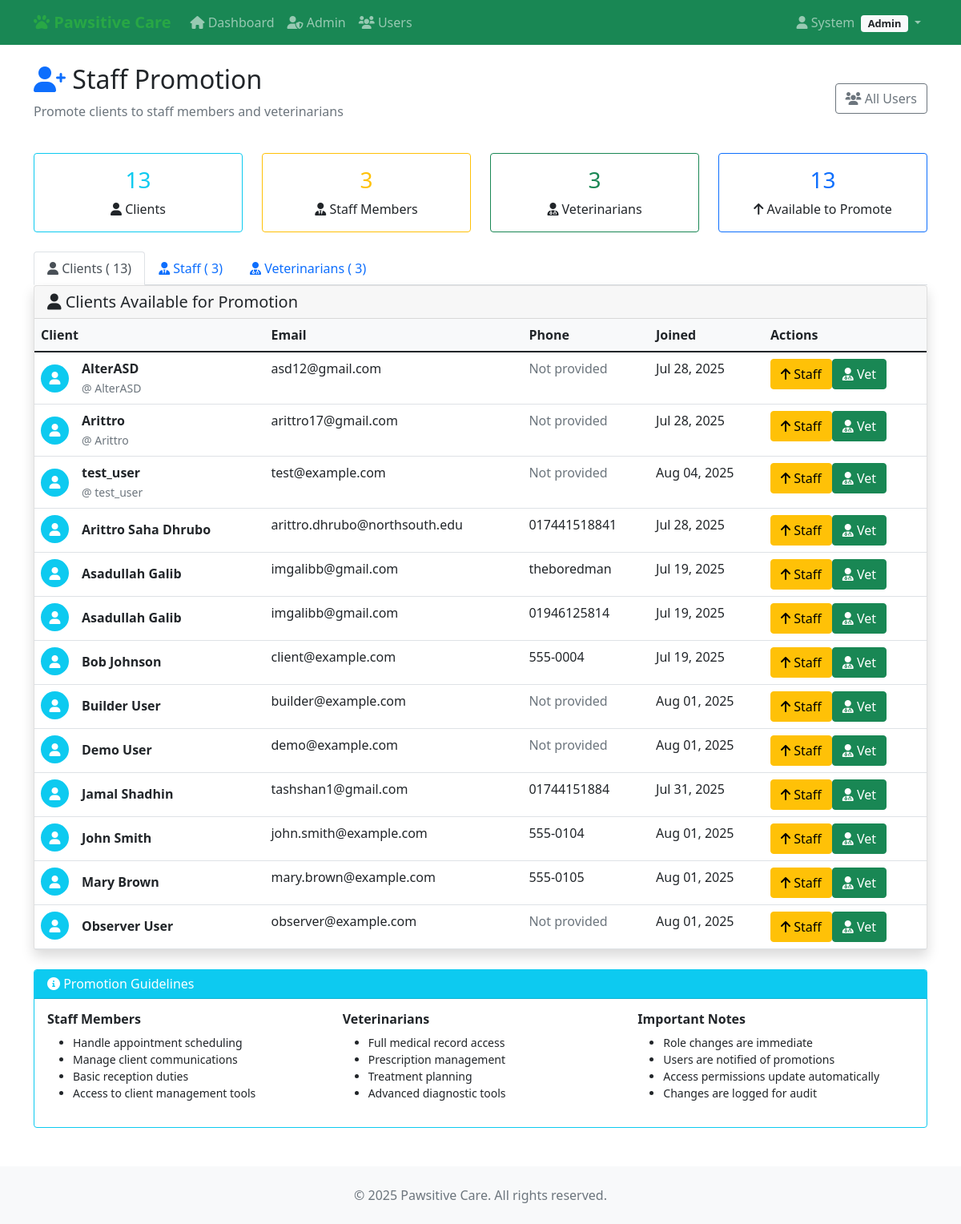
The page /accounts/promote-clients/ (signed in) on the database as committed earlier.
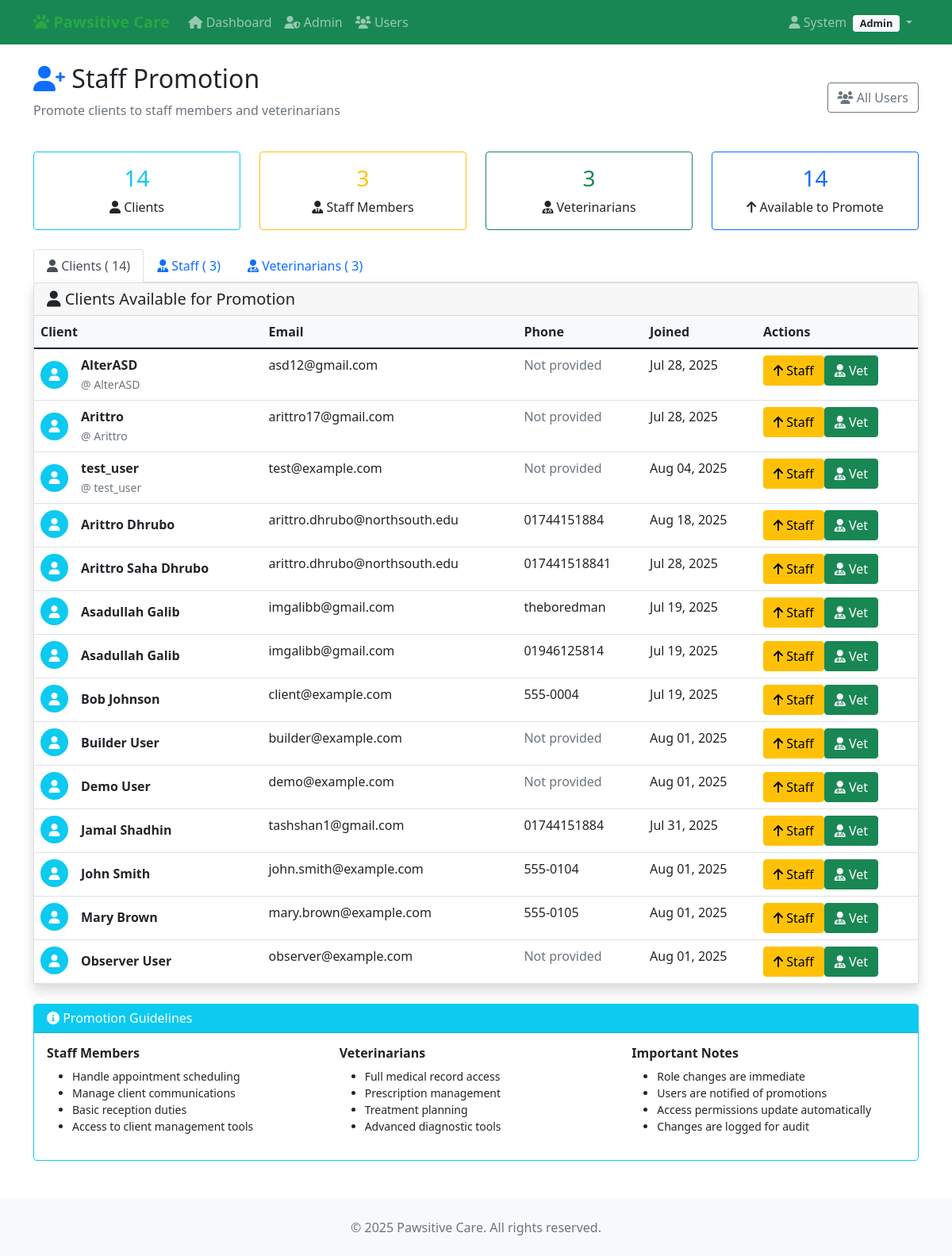
The same page on the database as committed later.
### accounts/models.py (models this page shows, shortened)
class CustomUser(AbstractUser):
    ROLE_CHOICES = [
        ('admin', 'Admin'),
        ('vet', 'Veterinarian'),
        ('staff', 'Staff'),
        ('client', 'Client'),
    ]
    phone = models.CharField(max_length=20, blank=False)
    address = models.TextField(blank=False)
    role = models.CharField(max_length=10, choices=ROLE_CHOICES, default='client')
    def is_admin(self):
        return self.role == 'admin'

### accounts/views.py (the view, shortened to what this page needs)
# urls.py: path('promote-clients/', promote_clients, name='promote_clients'),
@admin_required
def promote_clients(request):
    from django.contrib.auth import get_user_model
    from django.http import JsonResponse
    User = get_user_model()
    clients = User.objects.filter(role='client').order_by('first_name', 'last_name', 'username')
    staff_members = User.objects.filter(role='staff').order_by('first_name', 'last_name', 'username')
    vets = User.objects.filter(role='vet').order_by('first_name', 'last_name', 'username')
    stats = {
        'client_count': clients.count(),
        'staff_count': staff_members.count(),
        'vet_count': vets.count(),
        'total_promotable': clients.count(),
    }
    context = {
        'clients': clients,
        'staff_members': staff_members,
        'vets': vets,
        'stats': stats,
    }
    return render(request, 'accounts/promote_clients.html', context)

### petmedia/context_processors.py (called while the page is built)
def recent_blog_posts(request):
    try:
        recent_posts = repo_manager.posts.get_recent_posts(limit=3)
        return {'recent_blog_posts': recent_posts}
    except Exception:
        return {'recent_blog_posts': []}

def blog_stats(request):
    try:
        if request.user.is_authenticated:
            user_posts_count = repo_manager.posts.get_by_author(request.user).count()
            return {'user_blog_posts_count': user_posts_count}
        return {'user_blog_posts_count': 0}
    except Exception:
        return {'user_blog_posts_count': 0}

### petmedia/patterns/repository.py (called while the page is built)
    def get_by_author(self, author: 'User') -> QuerySet['BlogPost']:
        return self.model.objects.filter(
            author=author
        ).select_related('category', 'related_pet')

    def get_recent_posts(self, limit: int = 10) -> QuerySet['BlogPost']:
        return self.model.objects.filter(
            is_published=True
        ).order_by('-created_at')[:limit].select_related('author', 'category', 'related_pet')

    @property
    def posts(self) -> BlogPostRepository:
        if self._post_repo is None:
            self._post_repo = BlogPostRepository()
        return self._post_repo

### accounts/templates/accounts/promote_clients.html (shortened to what the changed rows need)
{% extends 'accounts/base.html' %}
{% block content %}
<div class="row">
  <div class="col-12">
    <div class="d-flex justify-content-between align-items-center mb-4">
      <div>
        <h2><i class="fas fa-user-plus text-primary"></i> Staff Promotion</h2>
      </div>
    </div>
  </div>
</div>
<div class="row mb-4">
  <div class="col-md-3">
    <div class="card border-info">
      <div class="card-body text-center">
        <h3 class="text-info">
          {{ stats.client_count }}
        </h3>
        <p class="mb-0"><i class="fas fa-user"></i> Clients</p>
      </div>
    </div>
  </div>
  <div class="col-md-3">
    <div class="card border-primary">
      <div class="card-body text-center">
        <h3 class="text-primary">
          {{ stats.total_promotable }}
        </h3>
        <p class="mb-0"><i class="fas fa-arrow-up"></i> Available to Promote</p>
      </div>
    </div>
  </div>
</div>
<ul class="nav nav-tabs" id="promotionTabs" role="tablist">
  <li class="nav-item" role="presentation">
    <button class="nav-link active" id="clients-tab" data-bs-toggle="tab" data-bs-target="#clients-pane" type="button" role="tab" aria-controls="clients-pane" aria-selected="true">
      <i class="fas fa-user"></i> Clients (
      {{ stats.client_count }})
    </button>
  </li>
</ul>
<div class="tab-content" id="promotionTabContent">
  <div class="tab-pane fade show active" id="clients-pane" role="tabpanel" aria-labelledby="clients-tab">
    <div class="card shadow">
      <div class="card-body p-0">
        {% if clients %}
        <div class="table-responsive">
          <table class="table table-hover mb-0">
            <thead class="bg-light">
              <tr>
                <th>Client</th>
                <th>Email</th>
                <th>Phone</th>
                <th>Joined</th>
                <th>Actions</th>
              </tr>
            </thead>
            <tbody>
              {% for client in clients %}
              <tr>
                <td>
                  <div class="d-flex align-items-center">
                    <div class="bg-info rounded-circle d-flex align-items-center justify-content-center me-3" style="width: 35px; height: 35px;">
                      <i class="fas fa-user text-white"></i>
                    </div>
                    <div>
                      <strong>
                        {{ client.get_full_name|default:client.username }}</strong>
                      {% if not client.get_full_name %}
                      <br><small class="text-muted">@
                        {{ client.username }}</small>
                      {% endif %}
                    </div>
                  </div>
                </td>
                <td>
                  {{ client.email|default:"<span class='text-muted'>Not provided</span>" }}
                </td>
                <td>
                  {{ client.phone|default:"<span class='text-muted'>Not provided</span>" }}
                </td>
                <td>
                  {{ client.date_joined|date:'M d, Y' }}
                </td>
                <td>
                  <div class="btn-group btn-group-sm">
                    <form method="post" class="d-inline promotion-form">
                      <button type="submit" class="btn btn-warning" title="Promote to Staff">
                        <i class="fas fa-arrow-up"></i> Staff
                      </button>
                    </form>
                    <form method="post" class="d-inline promotion-form">
                      <button type="submit" class="btn btn-success" title="Promote to Veterinarian">
                        <i class="fas fa-user-md"></i> Vet
                      </button>
                    </form>
                  </div>
                </td>
              </tr>
              {% endfor %}
            </tbody>
          </table>
        </div>
        {% else %}
        <div class="text-center py-5">
          <i class="fas fa-user fa-3x text-muted mb-3"></i>
          <h5 class="text-muted">No clients available for promotion</h5>
          <p class="text-muted">All users have been assigned appropriate roles.</p>
        </div>
        {% endif %}
      </div>
    </div>
  </div>
</div>
{% endblock %}

Rows that differ between the two databases and show on the page:
added CustomUser: get_full_name "Arittro Dhrubo", email "arittro.dhrubo@northsouth.edu", phone "01744151884", date_joined "Aug 18, 2025"
Other text that changed with them:
{{ stats.client_count }}: "13" → "14"
{{ stats.total_promotable }}: "13" → "14"
